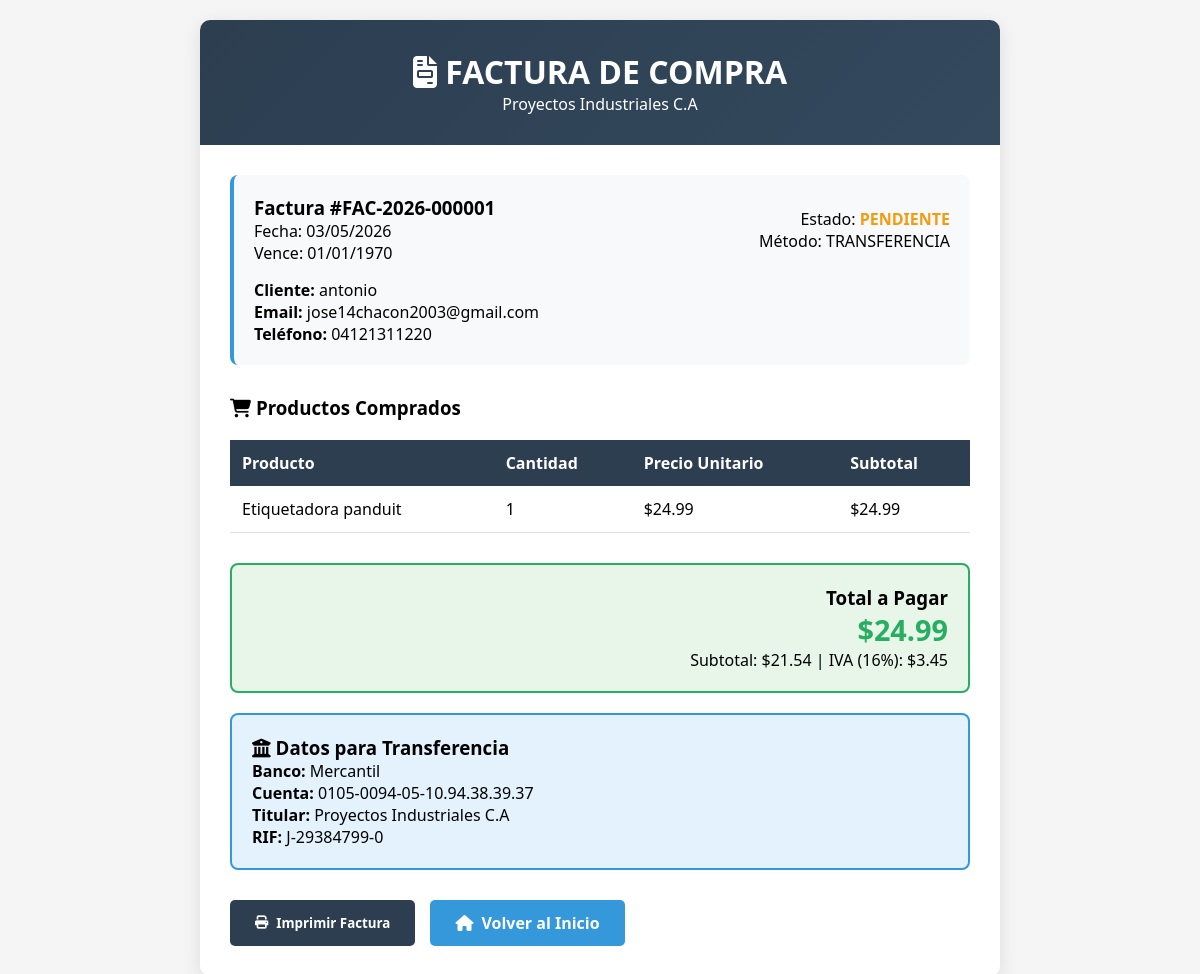
The page /facturacion/factura_detalle.php?invoice_id=1 on the database its author committed.
### tables this page shows
CREATE TABLE `facturas` (
  `id` int NOT NULL AUTO_INCREMENT,
  `pedido_id` int DEFAULT NULL,
  `cliente_id` int NOT NULL,
  `numero_factura` varchar(20) NOT NULL,
  `fecha_emision` datetime DEFAULT CURRENT_TIMESTAMP,
  `fecha_vencimiento` date DEFAULT NULL,
  `subtotal` decimal(10,2) DEFAULT '0.00',
  `iva` decimal(10,2) DEFAULT '0.00',
  `total` decimal(10,2) NOT NULL DEFAULT '0.00',
  `metodo_pago` varchar(50) DEFAULT NULL,
  `estado` enum('pendiente','pagada','anulada') DEFAULT 'pendiente',
  `usuario_id` int DEFAULT NULL,
  `created_at` timestamp NULL DEFAULT CURRENT_TIMESTAMP,
  PRIMARY KEY (`id`),
  UNIQUE KEY `numero_factura` (`numero_factura`),
  UNIQUE KEY `pedido_id` (`pedido_id`),
  KEY `cliente_id` (`cliente_id`),
  CONSTRAINT `facturas_ibfk_1` FOREIGN KEY (`pedido_id`) REFERENCES `pedidos` (`id`) ON DELETE SET NULL,
  CONSTRAINT `facturas_ibfk_2` FOREIGN KEY (`cliente_id`) REFERENCES `clientes` (`id`) ON DELETE CASCADE
);

CREATE TABLE `clientes` (
  `id` int NOT NULL AUTO_INCREMENT,
  `tipo_documento` enum('cedula','ruc','pasaporte','dni') DEFAULT 'cedula',
  `documento` varchar(20) NOT NULL,
  `nombre` varchar(100) NOT NULL,
  `email` varchar(100) NOT NULL,
  `telefono` varchar(20) DEFAULT NULL,
  `direccion` text,
  `ciudad` varchar(50) DEFAULT NULL,
  `estado` enum('activo','inactivo','moroso') DEFAULT 'activo',
  `fecha_registro` datetime DEFAULT CURRENT_TIMESTAMP,
  PRIMARY KEY (`id`),
  UNIQUE KEY `documento` (`documento`)
);

CREATE TABLE `factura_detalles` (
  `id` int NOT NULL AUTO_INCREMENT,
  `factura_id` int NOT NULL,
  `producto_id` int NOT NULL,
  `cantidad` int NOT NULL DEFAULT '1',
  `precio_unitario` decimal(10,2) NOT NULL DEFAULT '0.00',
  `subtotal` decimal(10,2) NOT NULL DEFAULT '0.00',
  PRIMARY KEY (`id`),
  KEY `factura_id` (`factura_id`),
  KEY `producto_id` (`producto_id`),
  CONSTRAINT `factura_detalles_ibfk_1` FOREIGN KEY (`factura_id`) REFERENCES `facturas` (`id`) ON DELETE CASCADE,
  CONSTRAINT `factura_detalles_ibfk_2` FOREIGN KEY (`producto_id`) REFERENCES `products` (`id`) ON DELETE CASCADE
);

CREATE TABLE `products` (
  `id` int NOT NULL AUTO_INCREMENT,
  `sku` varchar(100) DEFAULT NULL,
  `name` varchar(255) NOT NULL,
  `price` decimal(10,2) NOT NULL,
  `image_url` varchar(512) DEFAULT NULL,
  `description` text,
  `category` varchar(100) DEFAULT 'General',
  `rating` decimal(2,1) DEFAULT '0.0',
  `views_count` int DEFAULT '0',
  `specs` text,
  `stock` int DEFAULT '0',
  `is_featured` tinyint(1) DEFAULT '0',
  `weight` decimal(10,2) DEFAULT '0.00',
  `dimensions` varchar(100) DEFAULT NULL,
  `currency` varchar(3) DEFAULT 'Bs',
  `active` tinyint(1) NOT NULL DEFAULT '1',
  `deleted_at` datetime DEFAULT NULL,
  `created_at` timestamp NULL DEFAULT CURRENT_TIMESTAMP,
  `updated_at` timestamp NULL DEFAULT CURRENT_TIMESTAMP ON UPDATE CURRENT_TIMESTAMP,
  PRIMARY KEY (`id`),
  UNIQUE KEY `sku` (`sku`)
);

### facturacion/factura_detalle.php (the view, shortened to what this page needs)
<?php
try {
    $pdo = conectarDB();
} catch (PDOException $e) {
    die("Error interno del servidor");
}
$invoice_id = $_GET['invoice_id'] ?? 0;
try {
    $stmt = $pdo->prepare("
        SELECT f.*, c.nombre as cliente_nombre, c.email as cliente_email,
               c.telefono as cliente_telefono, c.direccion as cliente_direccion
        FROM facturas f
        JOIN clientes c ON f.cliente_id = c.id
        WHERE f.id = ?
    ");
    $stmt->execute([$invoice_id]);
    $factura = $stmt->fetch();
    $stmt = $pdo->prepare("
        SELECT fd.*, p.name as producto_nombre, p.sku
        FROM factura_detalles fd
        JOIN products p ON fd.producto_id = p.id
        WHERE fd.factura_id = ?
    ");
    $stmt->execute([$invoice_id]);
    $detalles = $stmt->fetchAll();
} catch (PDOException $e) {
    die("Error interno del servidor");
}
?>
<!DOCTYPE html>
<html lang="es">
<head>
    <link rel="stylesheet" href="https://cdnjs.cloudflare.com/ajax/libs/font-awesome/6.4.0/css/all.min.css">
</head>
<body>
    <div class="invoice-container">
        <div class="invoice-header">
            <h1><i class="fas fa-file-invoice"></i> FACTURA DE COMPRA</h1>
            <p>Proyectos Industriales C.A</p>
        </div>
        <div class="invoice-body">
            <div class="invoice-info">
                <div style="display: flex; justify-content: space-between; align-items: center;">
                    <div>
                        <h3>Factura #<?php echo $factura['numero_factura']; ?></h3>
                        <p>Fecha: <?php echo date('d/m/Y', strtotime($factura['fecha_emision'])); ?></p>
                        <p>Vence: <?php echo date('d/m/Y', strtotime($factura['fecha_vencimiento'])); ?></p>
                    </div>
                    <div style="text-align: right;">
                        <p>Estado: <span style="color: <?php echo $factura['estado'] == 'pagada' ? '#27ae60' : '#f39c12'; ?>; font-weight: bold;">
                            <?php echo strtoupper($factura['estado']); ?>
                        </span></p>
                        <p>Método: <?php echo strtoupper($factura['metodo_pago']); ?></p>
                    </div>
                </div>
                <div style="margin-top: 15px;">
                    <p><strong>Cliente:</strong> <?php echo $factura['cliente_nombre']; ?></p>
                    <p><strong>Email:</strong> <?php echo $factura['cliente_email']; ?></p>
                    <p><strong>Teléfono:</strong> <?php echo $factura['cliente_telefono']; ?></p>
                </div>
            </div>
            <h3><i class="fas fa-shopping-cart"></i> Productos Comprados</h3>
            <table class="products-table">
                <thead>
                    <tr>
                        <th>Producto</th>
                        <th>Cantidad</th>
                        <th>Precio Unitario</th>
                        <th>Subtotal</th>
                    </tr>
                </thead>
                <tbody>
                    <?php foreach ($detalles as $detalle): ?>
                    <tr>
                        <td><?php echo $detalle['producto_nombre']; ?></td>
                        <td><?php echo $detalle['cantidad']; ?></td>
                        <td>$<?php echo number_format($detalle['precio_unitario'], 2); ?></td>
                        <td>$<?php echo number_format($detalle['subtotal'], 2); ?></td>
                    </tr>
                    <?php endforeach; ?>
                </tbody>
            </table>
            <div class="total-section">
                <h3>Total a Pagar</h3>
                <div class="total-amount">$<?php echo number_format($factura['total'], 2); ?></div>
                <p>Subtotal: $<?php echo number_format($factura['subtotal'], 2); ?> | IVA (16%): $<?php echo number_format($factura['iva'], 2); ?></p>
            </div>
            <?php if ($factura['metodo_pago'] == 'transferencia'): ?>
            <div class="payment-info">
                <h3><i class="fas fa-university"></i> Datos para Transferencia</h3>
                <p><strong>Banco:</strong> Mercantil</p>
                <p><strong>Cuenta:</strong> 0105-0094-05-10.94.38.39.37</p>
                <p><strong>Titular:</strong> Proyectos Industriales C.A</p>
                <p><strong>RIF:</strong> J-29384799-0</p>
            </div>
            <?php endif; ?>
            <div class="actions">
                <button class="btn btn-print" onclick="window.print()">
                    <i class="fas fa-print"></i> Imprimir Factura
                </button>
                <a href="/proyecto/interfaz_usuario/pagina_modernizada.html" class="btn btn-home">
                    <i class="fas fa-home"></i> Volver al Inicio
                </a>
            </div>
        </div>
    </div>
</body>
</html>

### facturacion/factura_detalle.php (style rules this page uses)
* { margin: 0; padding: 0; box-sizing: border-box; font-family: 'Segoe UI', Tahoma, Geneva, Verdana, sans-serif; }
body { background: #f5f5f5; padding: 20px; }
.invoice-container { max-width: 800px; margin: 0 auto; background: white; border-radius: 10px; box-shadow: 0 5px 20px rgba(0,0,0,0.1); overflow: hidden; }
.invoice-header { background: linear-gradient(135deg, #2c3e50, #34495e); color: white; padding: 30px; text-align: center; }
.invoice-body { padding: 30px; }
.invoice-info { background: #f8f9fa; padding: 20px; border-radius: 8px; margin-bottom: 30px; border-left: 4px solid #3498db; }
.products-table { width: 100%; border-collapse: collapse; margin: 20px 0; }
.products-table th { background: #2c3e50; color: white; padding: 12px; text-align: left; }
.products-table td { padding: 12px; border-bottom: 1px solid #dee2e6; }
.total-section { background: #e8f5e9; padding: 20px; border-radius: 8px; text-align: right; margin-top: 30px; border: 2px solid #27ae60; }
.total-amount { font-size: 1.8em; font-weight: bold; color: #27ae60; }
.payment-info { background: #e3f2fd; padding: 20px; border-radius: 8px; margin-top: 20px; border: 2px solid #3498db; }
.actions { display: flex; gap: 15px; margin-top: 30px; }
.btn { padding: 12px 25px; border: none; border-radius: 5px; font-weight: 600; cursor: pointer; transition: 0.3s; display: flex; align-items: center; gap: 8px; }
.btn-print { background: #2c3e50; color: white; }
.btn-home { background: #3498db; color: white; text-decoration: none; }

### rows shown on the page
facturas: numero_factura "FAC-2026-000001", fecha_emision "03/05/2026", fecha_vencimiento "01/01/1970", estado "PENDIENTE", metodo_pago "TRANSFERENCIA", cliente.nombre "antonio", cliente.email "jose14chacon2003@gmail.com", cliente.telefono "04121311220", total "24.99", subtotal "21.54", iva "3.45"
factura_detalles: producto.name "Etiquetadora panduit", cantidad "1", precio_unitario "24.99", subtotal "24.99"
